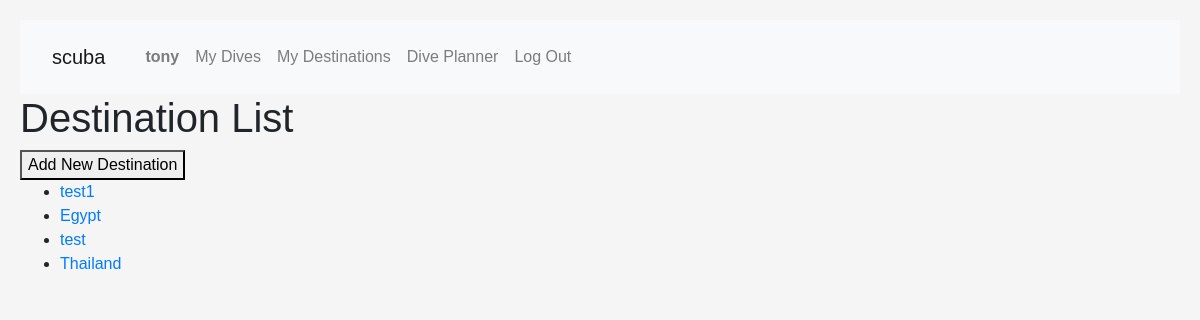
The page /destinations/ (signed in) on the database as committed earlier.
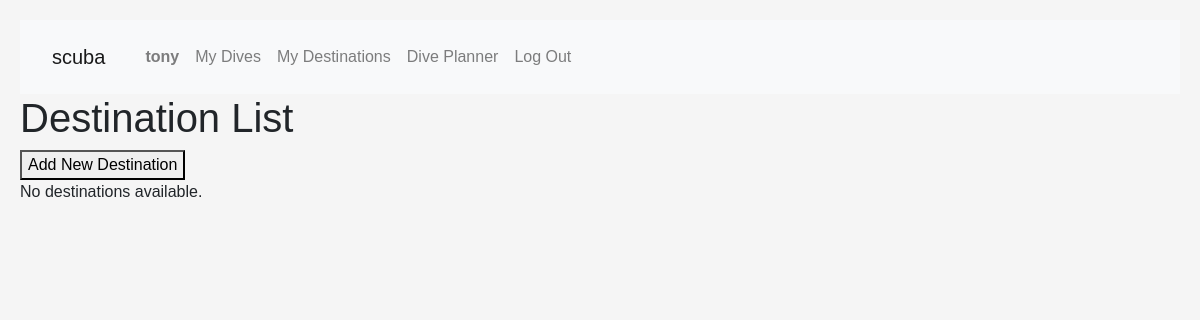
The same page on the database as committed later.
### scuba/models.py (models this page shows, shortened)
class Destination(models.Model):
    user = models.ForeignKey(
        User, blank=True, null=True, on_delete=models.CASCADE)
    name = models.CharField(max_length=100)
    description = models.TextField()
    notes = models.TextField(blank=True)
    dives = models.ManyToManyField(
        'Dive', related_name='destinations', blank=True)

### scuba/views.py (the view)
# urls.py: path('destinations/', views.destination_list, name='destination_list'),
def destination_list(request):
    destinations = Destination.objects.filter(
        user=request.user).order_by("-pk")
    if request.method == 'POST':
        form = DestinationForm(request.POST)
        if form.is_valid():
            destination = form.save(commit=False)
            destination.user = request.user
            destination.save()
            return redirect('destination_list')
    else:
        form = DestinationForm()
    return render(request, 'scuba/destination_list.html', {
        'destinations': destinations,
        'form': form
    })

### scuba/templates/scuba/destination_list.html (shortened to what this page needs)
{% extends "scuba/layout.html" %} {% block body %}
<h1>Destination List</h1>
<button id="showNewDestinationForm">Add New Destination</button>
{% if destinations %}
<ul>
  {% for destination in destinations %}
  <li>
    <a href="{% url 'destination_detail' pk=destination.pk %}"
      >{{ destination.name }}</a
    >
  </li>
  {% endfor %}
</ul>
{% else %}
<p>No destinations available.</p>
{% endif %} {% endblock %}

Rows that differ between the two databases and show on the page:
removed Destination: name "test1"
removed Destination: name "Egypt"
removed Destination: name "test"
removed Destination: name "Thailand"
Other text that changed with them:
text now shown: "No destinations available."
